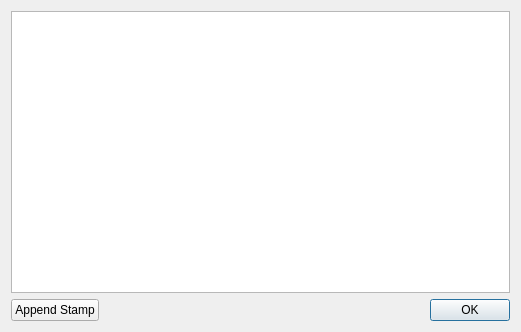
<?xml version="1.0" encoding="UTF-8"?>
<ui version="4.0">
 <class>FVW_NotesDialog</class>
 <widget class="QDialog" name="FVW_NotesDialog">
  <property name="geometry">
   <rect>
    <x>0</x>
    <y>0</y>
    <width>521</width>
    <height>332</height>
   </rect>
  </property>
  <property name="windowTitle">
   <string>Notes</string>
  </property>
  <layout class="QGridLayout" name="gridLayout">
   <item row="0" column="0">
    <widget class="QTextEdit" name="notesTE">
     <property name="mouseTracking">
      <bool>false</bool>
     </property>
     <property name="focusPolicy">
      <enum>Qt::FocusPolicy::StrongFocus</enum>
     </property>
     <property name="tabChangesFocus">
      <bool>true</bool>
     </property>
     <property name="undoRedoEnabled">
      <bool>true</bool>
     </property>
     <property name="readOnly">
      <bool>false</bool>
     </property>
     <property name="acceptRichText">
      <bool>false</bool>
     </property>
    </widget>
   </item>
   <item row="1" column="0">
    <layout class="QHBoxLayout" name="horizontalLayout">
     <property name="spacing">
      <number>15</number>
     </property>
     <item>
      <widget class="QPushButton" name="addBut">
       <property name="text">
        <string>Append Stamp</string>
       </property>
      </widget>
     </item>
     <item>
      <widget class="QDialogButtonBox" name="buttonBox">
       <property name="focusPolicy">
        <enum>Qt::FocusPolicy::StrongFocus</enum>
       </property>
       <property name="orientation">
        <enum>Qt::Orientation::Horizontal</enum>
       </property>
       <property name="standardButtons">
        <set>QDialogButtonBox::StandardButton::Ok</set>
       </property>
      </widget>
     </item>
    </layout>
   </item>
  </layout>
 </widget>
 <resources/>
 <connections>
  <connection>
   <sender>buttonBox</sender>
   <signal>accepted()</signal>
   <receiver>FVW_NotesDialog</receiver>
   <slot>accept()</slot>
   <hints>
    <hint type="sourcelabel">
     <x>248</x>
     <y>254</y>
    </hint>
    <hint type="destinationlabel">
     <x>157</x>
     <y>274</y>
    </hint>
   </hints>
  </connection>
  <connection>
   <sender>buttonBox</sender>
   <signal>rejected()</signal>
   <receiver>FVW_NotesDialog</receiver>
   <slot>reject()</slot>
   <hints>
    <hint type="sourcelabel">
     <x>316</x>
     <y>260</y>
    </hint>
    <hint type="destinationlabel">
     <x>286</x>
     <y>274</y>
    </hint>
   </hints>
  </connection>
 </connections>
</ui>
